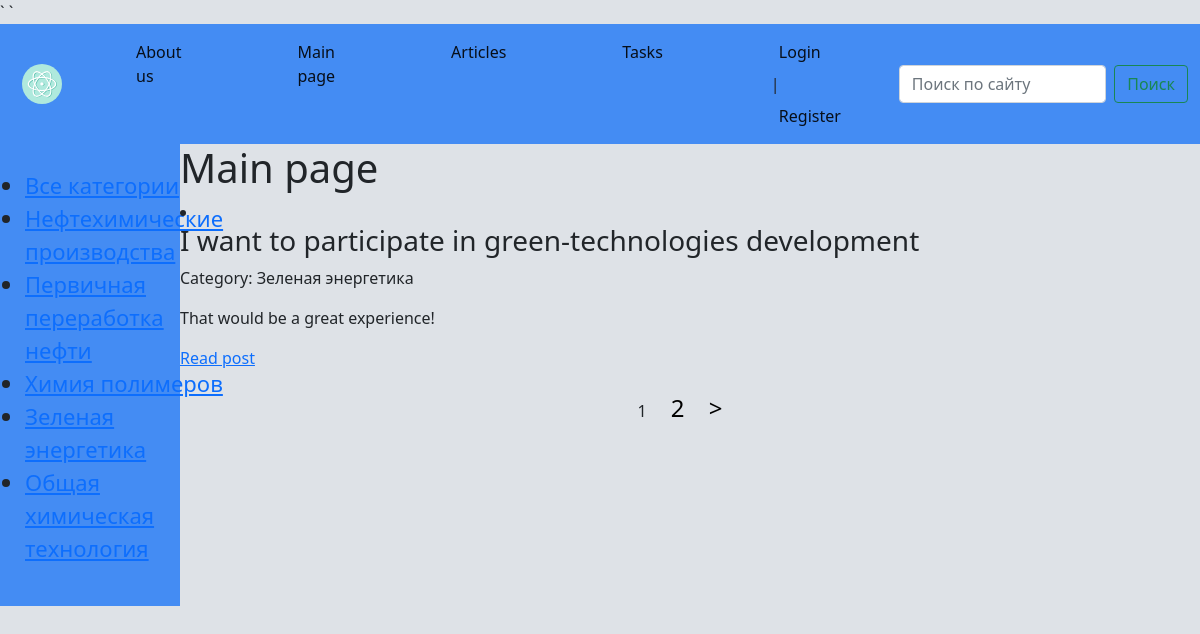
The app's page /, older data.
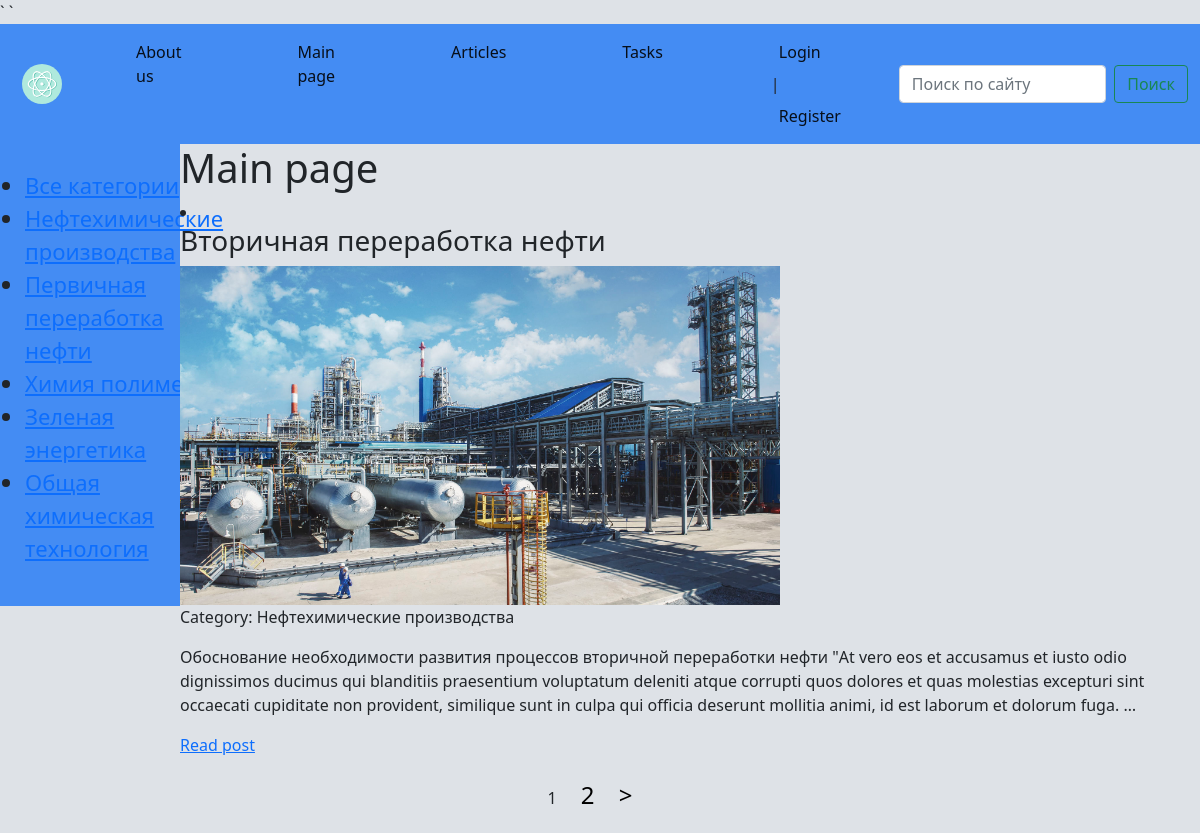
The same page, newer data.
### basicchem/models.py (models this page shows, shortened)
class Category(models.Model):
    name = models.CharField(max_length=255, db_index=True)
    slug = models.SlugField(max_length=255, unique=True, db_index=True, verbose_name='URL')
    def __str__(self):
        return self.name
    def get_absolute_url(self):
        return reverse('category', kwargs={'cat_slug': self.slug})

class Basicchem(models.Model):
    title = models.CharField(max_length=255)
    content = models.TextField(blank=True)
    slug = models.SlugField(max_length=255, unique=True, db_index=True, verbose_name='URL')
    photo = models.ImageField(upload_to='photos')
    time_create = models.DateTimeField(auto_now_add=True)
    time_update = models.DateTimeField(auto_now=True)
    is_published = models.BooleanField(default=True)
    cat = models.ForeignKey('Category', on_delete=models.PROTECT, null=True)
    def get_absolute_url(self):
        return reverse('post', kwargs={'post_slug': self.slug})
    class Meta:
       ordering = ['title']

### basicchem/views.py (the view)
# urls.py: path('', Basicchemmain.as_view(), name='home'),
class Basicchemmain(DataMixin, ListView):
    model = Basicchem
    template_name = 'Basicchem/index.html'
    context_object_name = 'post'
    def get_context_data(self, *, object_list=None, **kwargs):
        context = super().get_context_data(**kwargs)
        c_def = self.get_user_context(title='Main page')
        return dict(list(context.items()) + list(c_def.items()))

### basicchem/utils.py (called while the page is built)
    def get_user_context(self, **kwargs):
            context = kwargs
            cats = Category.objects.all()
            user_menu = menu.copy()
            if not self.request.user.is_authenticated:
                    user_menu.pop(4)
            context['menu'] = user_menu
            context['cats'] = cats
            return context

### basicchem/templates/Basicchem/index.html
{%  extends 'Basicchem/base.html' %}
{%  block content %}
<h1>{{ title }}</h1>
<ui>
{% for p in post %}
<li>
    <h3>{{ p.title }}</h3>
    {% if p.photo %}
	<img style="max-width: 600px; height: auto" src="{{p.photo.url}}">
    {% endif %}
    <p class="first">Category: {{ p.cat }}</p>
    <p> {{ p.content|truncatewords:50 }}</p>
    <a href="{{  p.get_absolute_url }}">Read post</a>
</li>
{% endfor %}
</ui>
{% endblock content %}

### basicchem/templates/Basicchem/base.html (shortened to what this page needs)
{% load static %}
<!DOCTYPE html>
<html lang="RU-EN">
<head>
    <link type="text/css" href="{% static 'basicchem/css/CSSbase1.css' %}" rel="stylesheet" />
	<link href="https://cdn.jsdelivr.net/npm/bootstrap@5.0.2/dist/css/bootstrap.min.css" rel="stylesheet">
</head>
<body  style="background-color: #DEE2E7;">
<div>
		<nav class="navbar navbar-expand-lg navbar-light" style="background-color: #448CF3;">
			<div class="container-fluid">
				<a class="navbar-brand" href="{% url 'home' %}"><img class = "navbarbrand" src="{% static 'basicchem/images/icon.svg' %}"> </a>
				<div class="collapse navbar-collapse" id="navbarSupportedContent">
                    {% block mainmenu %}
                    <ul class="navbar-nav me-auto mb-2 mb-lg-0">
						{% for m in menu %}
                        <li class="nav-item">
							<a class="nav-link active" aria-current="page" href="{%  url m.url_name %}">{{ m.title }}</a>
						</li>
                        {% endfor %}
                        {% if request.user.is_authenticated %}
                        <li class="nav-item" class="nav-link active" aria-current="page"> {{ user.username }}</li> | <a class="nav-link active" aria-current="page" href ="{% url 'logout' %}"> Logout</a>
					    {% else %}
					    <li class="nav-item"><a class="nav-link active" aria-current="page" href="{% url 'login' %}"> Login</a> | <a class="nav-link active" aria-current="page" href ="{% url 'registration' %}"> Register</a>
                        </li>
                        {% endif %}
                    </ul>
                    {% endblock mainmenu %}
					<form class="d-flex">
						<input class="form-control me-2" type="search" placeholder="Поиск по сайту" aria-label="Search">
						<button class="btn btn-outline-success" type="submit">Поиск</button>
					</form>
				</div>
			</div>
		</nav>
<div class="wrapper">
    <nav id="sidebar">
        <ul class="list-unstyledcomponents">
{% if cat_selected == 0 %}
            <li class="selected">Все категории</li>
{% else %}
            <li><a href={%  url "home" %}>Все категории</a></li>
{% endif %}
{% for c in cats %}
        {% if cat_selected == 0 %}
            <li class="selected">{{ c.name }}</li>
        {% else %}
            <li><a href="{{ c.get_absolute_url }}">{{ c.name }}</a></li>
        {% endif %}
{% endfor %}
        </ul>
    </nav>
</div>
    <div style="margin-left: 15%; margin-right: 2%">
        {% block content %}
        {% endblock content %}
    </div>
    {% if page_obj.has_other_pages %}
<nav class="list-pages">
    <ul>
        {% for p in paginator.page_range %}
        {% if page_obj.number == p %}
        <li class="page_not_selected">{{ p }}</li>
        {% elif p >= page_obj.number|add:-1 and p <= page_obj.number|add:1 %}
        <li class="page_num">
            <a href = '?page={{ p }}'>{{ p }}</a>
        </li>
        {% endif %}
        {% endfor %}
        {% if page_obj.has_next %}
    <li class="page_num">
        <a href="?page={{page_obj.next_page_number}}">&gt;</a>
    </li>
    {% endif %}
    </ul>
</nav>
    {% endif %}
</body>
</html>

### basicchem/static/basicchem/css/CSSbase1.css (style rules this page uses)
.wrapper { display: flex; align-items: stretch; background: #448CF3; width: 15%; float: left; }
.navbarbrand { width: 50px; height: 50px; padding-left: 10px; }
.nav-item { padding-right: 50px; padding-left: 50px; }
#sidebar { min-width: 250px; max-width: 250px; min-height: 100%; }
img { max-width: 600px; height: auto; }
.list-unstyledcomponents { padding: 25px 25px 25px 25px; font-size: 22px; }
.list-pages { text-align: center; margin: 0 0 20px 0; }
.list-pages ul { margin: 20px 0 0 0; padding: 0; list-style: none; }
.list-pages ul li { display: inline-block; margin: 0 20px 0 0; }
.list-pages a { color: #000; font-size: 24px; text-decoration: none; }

Row changes from the older to the newer data that the page shows:
removed Basicchem: title "I want to participate in green-technologies development", cat "Зеленая энергетика", content "That would be a great experience!"
now on this page (row unchanged): Basicchem: title "Вторичная переработка нефти", photo (picture), cat "Нефтехимические производства", content "Обоснование необходимости развития процессов вторичной переработки нефти \"At vero eos et accusamus et iusto odio dignissimos ducimus qui blanditiis praesentium voluptatum deleniti atque corrupti quos dolores et quas molestias excepturi sint occaecati cupiditate non provident, similique sunt in culpa qui officia deserunt mollitia animi, id est laborum et dolorum fuga. …"
